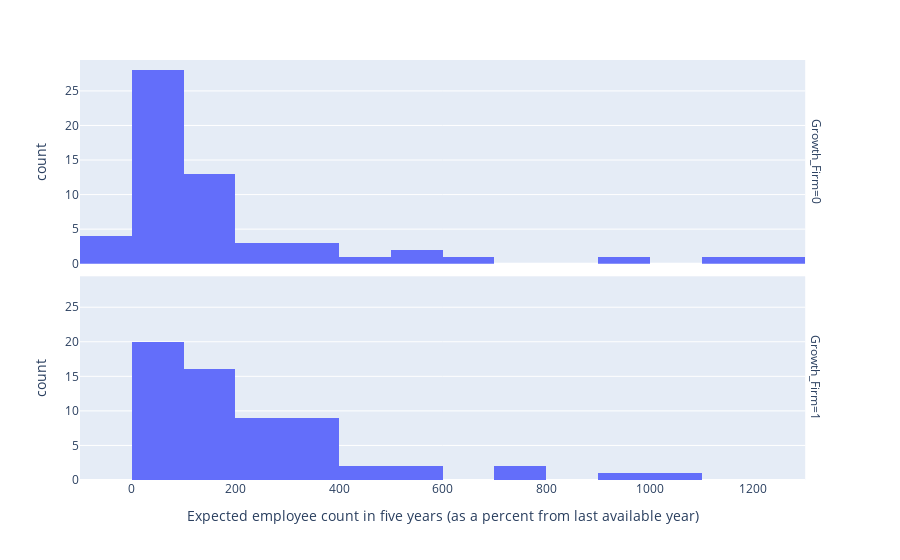

The cell this chart's notebook holds for it:
### Code cell
px.histogram(
    duck_df, 
    x="question_2_row_1_transformed",
    facet_row="Growth_Firm",
    labels={
        "question_2_row_1_transformed": "Expected employee count in five years (as a percent from last available year)"
    }
)

### Figure 1 — Plotly figure (JSON) as saved in the notebook; plotly's stock layout.template omitted (floating-point values rounded to 4 significant figures)
{"data": [{"bingroup": "x", "hovertemplate": "Growth_Firm=0<br>Expected employee count in five years (as a percent from last available year)=%{x}<br>count=%{y}<extra></extra>", "legendgroup": "", "marker": {"color": "#636efa", "pattern": {"shape": ""}}, "name": "", "orientation": "v", "showlegend": false, "type": "histogram", "x": [35.14, 23.02, 86.64, 17.65, 60.0, -1.295, 12.28, 66.67, 9.375, 506.1, 26.98, 20.0, 16.07, 81.82, 50.0, 76.47, 96.85, 247.8, 31.58, 42.86, -1.961, 6.383, 100.0, 76.47, 7.143, 311.8, 25.0, 185.7, 426.3, 57.89, 150.0, 35.29, 180.9, 196.3, 1251.0, -57.63, 170.3, 566.7, 172.7, 138.1, 354.5, 53.85, 207.7, 122.2, 169.2, 194.1, 19.05, 1150.0, 23.08, 66.67, -6.667, 605.9, 60.87, 900.0, 366.7, 150.0, 117.4, 220.0], "xaxis": "x2", "yaxis": "y2"}, {"bingroup": "x", "hovertemplate": "Growth_Firm=1<br>Expected employee count in five years (as a percent from last available year)=%{x}<br>count=%{y}<extra></extra>", "legendgroup": "", "marker": {"color": "#636efa", "pattern": {"shape": ""}}, "name": "", "orientation": "v", "showlegend": false, "type": "histogram", "x": [580.3, 166.7, 400.0, 7.296, 25.0, 373.0, 284.6, 153.5, 108.3, 200.0, 20.0, 1076.0, 126.4, 334.8, 92.31, 102.7, 31.82, 59.09, 156.4, 120.6, 212.5, 381.1, 56.25, 75.44, 100.0, 263.6, 300.0, 782.4, 277.4, 41.41, 117.4, 128.6, 376.2, 59.09, 263.6, 288.9, 191.7, 92.31, 733.3, 66.67, 104.0, 233.3, 38.89, 91.69, 172.7, 108.3, 366.7, 150.0, 66.67, 185.7, 300.0, 9.375, 316.7, 71.43, 31.29, 50.0, 981.1, 227.9, 316.7, 566.7, 471.4, 33.33], "xaxis": "x", "yaxis": "y"}], "layout": {"annotations": [{"font": {}, "showarrow": false, "text": "Growth_Firm=1", "textangle": 90, "x": 0.98, "xanchor": "left", "xref": "paper", "y": 0.2425, "yanchor": "middle", "yref": "paper"}, {"font": {}, "showarrow": false, "text": "Growth_Firm=0", "textangle": 90, "x": 0.98, "xanchor": "left", "xref": "paper", "y": 0.7575, "yanchor": "middle", "yref": "paper"}], "barmode": "relative", "legend": {"tracegroupgap": 0}, "margin": {"t": 60}, "xaxis": {"anchor": "y", "domain": [0, 0.98], "title": {"text": "Expected employee count in five years (as a percent from last available year)"}}, "xaxis2": {"anchor": "y2", "domain": [0, 0.98], "matches": "x", "showticklabels": false}, "yaxis": {"anchor": "x", "domain": [0, 0.485], "title": {"text": "count"}}, "yaxis2": {"anchor": "x2", "domain": [0.515, 1], "matches": "y", "title": {"text": "count"}}}}
